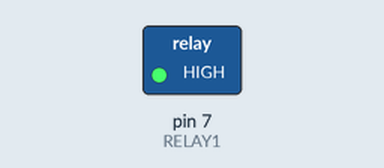
Simulated run of this sketch. Board: Arduino Uno, built with avr-gcc and run on an emulated ATmega328P. On the bench: switched loads named in the sketch (green lamp = pin HIGH). The local clock reads 2024-03-15 10:24:30 at power-on unless the sketch sets it; what the sketch prints to the serial monitor is not drawn.

Above: at 0.1 s.
Timing chart, 0 to 1.6 s (numbered marks = the images above):
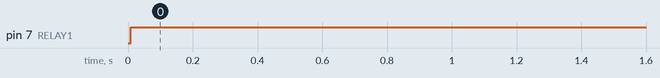

The sketch:

lamp_switch_timer.ino
```cpp
/* FILE:    ARD_1302_RTC_Example_Sketch_HCMODU0035
   DATE:    03/09/13
   VERSION: 0.1

REVISIONS:

20/09/13 Created version 0.1

This is an example of how to use the Hobby Components 1302 Real Time Clock
module (HCMODU0035). This example uses the RTC library written by Henning Karlsen
(http://www.henningkarlsen.com/electronics/). This example sketch demonstrates
how to read and write to the RTC module. To connect the module to your Arduino
please see the following pinout:

PINOUT:

MODULE    ARDUINO
GND       GND
VCC       +5V
SCK       D4
I/O       D3
RST(CS)   D2


You may copy, alter and reuse this code in any way you like, but please leave
reference to HobbyComponents.com in your comments if you redistribute this code.
This software may not be used for the purpose of premoting or selling products
that directly compete with Hobby Components Ltd's own range of products.

THIS SOFTWARE IS PROVIDED "AS IS". HOBBY COMPONENTS MAKES NO WARRANTIES, WHETHER
EXPRESS, IMPLIED OR STATUTORY, INCLUDING, BUT NOT LIMITED TO, IMPLIED WARRANTIES OF
MERCHANTABILITY AND FITNESS FOR A PARTICULAR PURPOSE, ACCURACY OR LACK OF NEGLIGENCE.
HOBBY COMPONENTS SHALL NOT, IN ANY CIRCUMSTANCES, BE LIABLE FOR ANY DAMAGES,
INCLUDING, BUT NOT LIMITED TO, SPECIAL, INCIDENTAL OR CONSEQUENTIAL DAMAGES FOR ANY
REASON WHATSOEVER. */

/* Define the DIO pins used for the RTC module */
#define SCK_PIN 4
#define IO_PIN 3
#define RST_PIN 2
#define RELAY1  7

/* Include the DS1302 library */
#include <DS1302.h>

/* Initialise the DS1302 library */
DS1302 rtc(RST_PIN, IO_PIN, SCK_PIN);
Time t;

void setup()
{
  /* Clear the 1302's halt flag */
  rtc.halt(false);
  /* And disable write protection */
  rtc.writeProtect(false);

  /* Initialise the serial port */
  Serial.begin(9600);
  pinMode(RELAY1, OUTPUT);

}

bool isActive = false;

/* Main program */
void loop()
{

  /* Set the time and date to 16:30 on the 3rd of September 2013 */
  //rtc.setDOW(SATURDAY);
  rtc.setTime(8,8,8);
  //rtc.setDate(16, 4, 2016);

  /* Read the time and date once every second */
  while(1)
  {

    /*
    Serial.print("It is ");
    Serial.print(rtc.getDOWStr());
    Serial.print(" ");
    Serial.print(rtc.getDateStr());
    Serial.print(" ");
    */
    Serial.print("and the time is: ");
    Serial.println(rtc.getTimeStr());

    t = rtc.getTime();

    //Serial.print("---hour: ");
    //  Serial.println(t.hour);

    if(t.hour > 6 && t.hour < 10){
      //Serial.print("---hour: ");
      //Serial.print(t.hour);
      Serial.println("WAKE UP!");
      digitalWrite(RELAY1,1);
    }else{
      digitalWrite(RELAY1,0);
    }

    delay(1000);
  }
}
```

Measured:
- by itself, pin 7 (RELAY1): LOW → HIGH at 0.01 s
